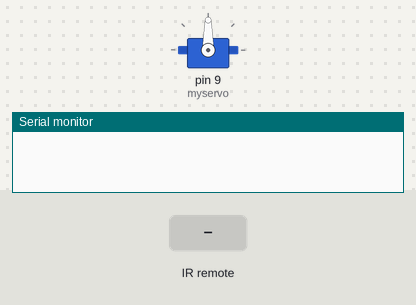
The sketch below on a simulated Arduino Uno, built with avr-gcc and run on an emulated ATmega328P. Parts: servo, the last lines printed to the serial monitor. The test bench sets the inputs (shaded band).

Above: at 1.2 s.
1.3 s: infrared code 0x20DF40BF received
At 1.75 s:
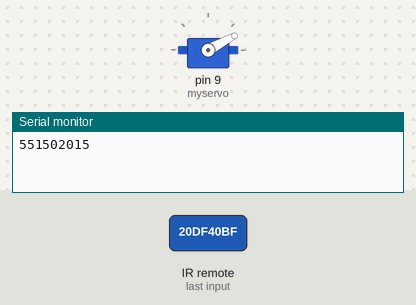
At 7.5 s:
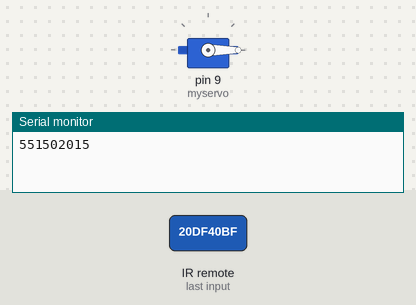
Timing chart, 0 to 9.0 s (numbered marks = the images above; inputs shaded):
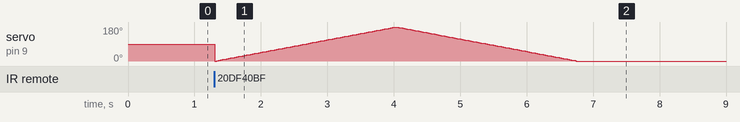

The sketch:

IRservo_test2020.ino
```cpp
#include <Servo.h>
#include <IRremote.h>

Servo myservo;  // create servo object to control a servo
                // twelve servo objects can be created on most boards

int pos = 0;    // variable to store the servo position

const int RECV_PIN = 4;

IRrecv irrecv(RECV_PIN);
decode_results results;


void setup(){
  Serial.begin(9600);


myservo.attach(9);  // attaches the servo on pin 9 to the servo object

  irrecv.enableIRIn();


}


void loop(){
    if (irrecv.decode(&results)){

        switch(results.value){
          case 0x20df40bf:

 Serial.println(results.value);
 delay(1);
         for (pos = 0; pos <= 180; pos += 1) {       // goes from 0 degrees to 180 degrees
                                                     // in steps of 1 degree
    myservo.write(pos);              // tell servo to go to position in variable 'pos'
    delay(15);                       // waits 15ms for the servo to reach the position
  }
  for (pos = 180; pos >= 0; pos -= 1) {           // goes from 180 degrees to 0 degrees
    myservo.write(pos);                           // tell servo to go to position in variable 'pos'
    delay(15);                                    //

    }
    irrecv.resume();
  }

}}
```
